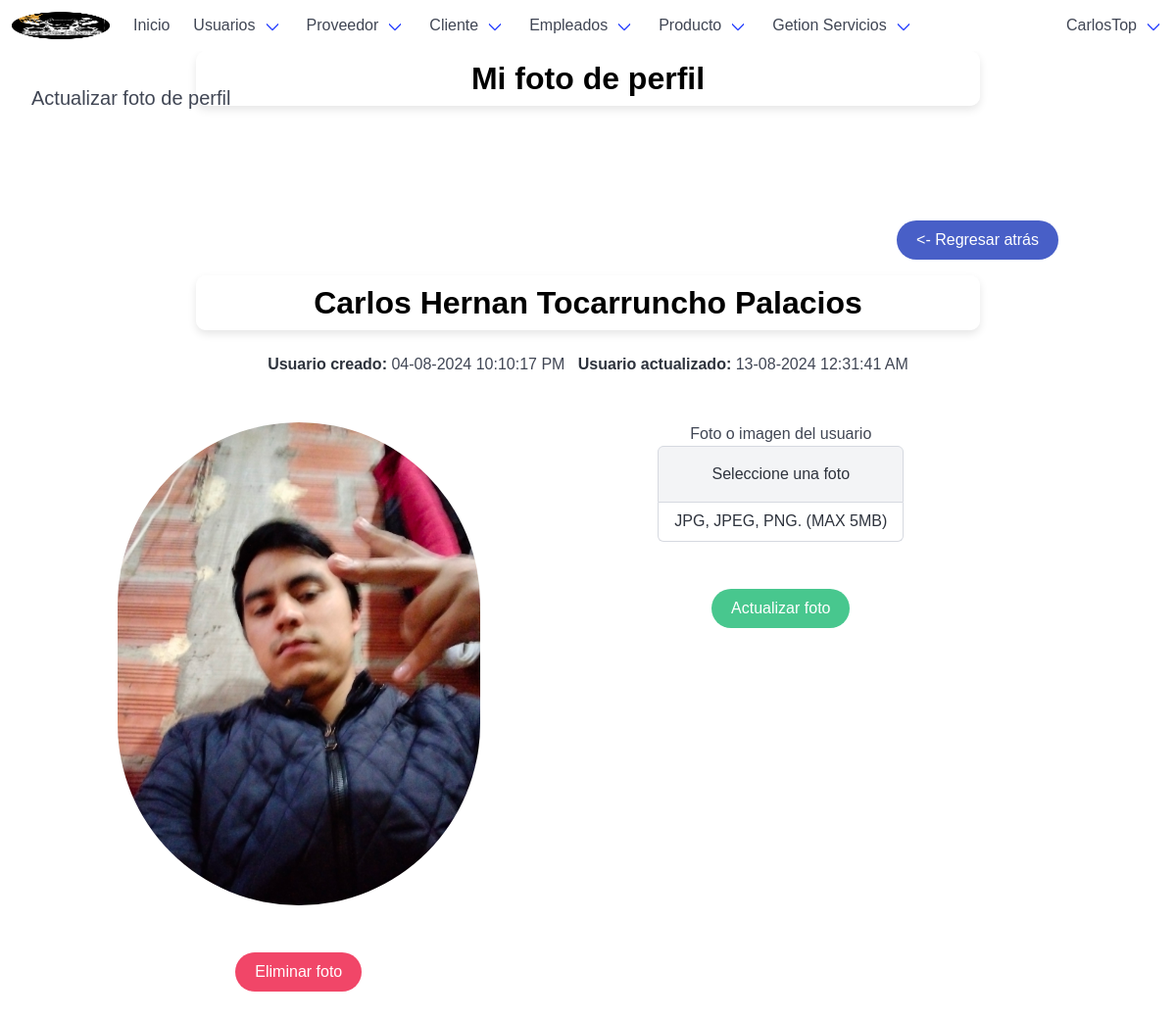
/userPhoto/1/ (signed in), run on the app's committed database.
### tables this page shows
CREATE TABLE `usuario` (
  `usuario_id` int(10) NOT NULL,
  `usuario_nombre` varchar(70) NOT NULL,
  `usuario_apellido` varchar(70) NOT NULL,
  `usuario_email` varchar(100) NOT NULL,
  `usuario_usuario` varchar(30) NOT NULL,
  `usuario_clave` varchar(200) NOT NULL,
  `usuario_foto` varchar(535) NOT NULL,
  `usuario_creado` timestamp NULL DEFAULT NULL,
  `usuario_actualizado` timestamp NULL DEFAULT NULL
);

### autoload.php (called while the page is built, shortened)
<?php
    spl_autoload_register(function($clase){
        $archivo=__DIR__."/".$clase.".php";
        $archivo=str_replace("\\","/",$archivo);
    });

### app/models/mainModel.php (called while the page is built, shortened)
<?php
    class mainModel {
        private $server = DB_SERVER;
        private $db = DB_NAME;
        private $user = DB_USER;
        private $pass = DB_PASS;
		public function conectar(){
            $conexion = new PDO("mysql:host=".$this->server.";dbname=".$this->db,$this->user,$this->pass);
			$conexion->exec("SET CHARACTER SET utf8");
			return $conexion;
        }
        public function limpiarCadena($cadena){
			$palabras=["<script>","</script>","<script src","<script type=","SELECT * FROM","SELECT "," SELECT ","DELETE FROM","INSERT INTO","DROP TABLE","DROP DATABASE","TRUNCATE TABLE","SHOW TABLES","SHOW DATABASES","<?php","?>","--","^","<",">","==","=",";","::"];
			$cadena=trim($cadena);
			$cadena=stripslashes($cadena);
			$cadena=trim($cadena);
			$cadena=stripslashes($cadena);
			return $cadena;
		}
        public function seleccionarDatos($tipo,$tabla,$campo,$id){
			$tipo=$this->limpiarCadena($tipo);
			$tabla=$this->limpiarCadena($tabla);
			$campo=$this->limpiarCadena($campo);
			$id=$this->limpiarCadena($id);
            if($tipo=="Unico"){
                $sql=$this->conectar()->prepare("SELECT * FROM $tabla WHERE $campo=:ID");
                $sql->bindParam(":ID",$id);
            }elseif($tipo=="Normal"){
                $sql=$this->conectar()->prepare("SELECT $campo FROM $tabla");
            }
            $sql->execute();
            return $sql;
		}
    }

### app/views/content/userPhoto-view.php (the view, shortened to what this page needs)
<div class="container is-fluid mb-6">
	<?php
		$id=$insLogin->limpiarCadena($url[1]);
		if($id==$_SESSION['id']){
	?>
	<h1 class="title">Mi foto de perfil</h1>
	<h2 class="subtitle">Actualizar foto de perfil</h2>
	<?php }else{ ?>
	<h1 class="title">Usuarios</h1>
	<h2 class="subtitle">Actualizar foto de perfil</h2>
	<?php } ?>
</div>
<div class="container pb-6 pt-6">
	<?php
		include "./app/views/inc/btn_back.php";
		$datos=$insLogin->seleccionarDatos("Unico","usuario","usuario_id",$id);
		if($datos->rowCount()==1){
			$datos=$datos->fetch();
	?>
	<h2 class="title has-text-centered"><?php echo $datos['usuario_nombre']." ".$datos['usuario_apellido']; ?></h2>
	<p class="has-text-centered pb-6"><?php echo "<strong>Usuario creado:</strong> ".date("d-m-Y  h:i:s A",strtotime($datos['usuario_creado']))." &nbsp; <strong>Usuario actualizado:</strong> ".date("d-m-Y  h:i:s A",strtotime($datos['usuario_actualizado'])); ?></p>
	<div class="columns">
		<div class="column is-two-fifths">
            <?php if(is_file("./app/views/fotos/".$datos['usuario_foto'])){ ?>
			<figure class="image mb-6">
                <img class="is-rounded" src="<?php echo APP_URL; ?>app/views/fotos/<?php echo $datos['usuario_foto']; ?>">
			</figure>
			<form class="FormularioAjax" action="<?php echo APP_URL; ?>app/ajax/usuarioAjax.php" method="POST" autocomplete="off" >
				<p class="has-text-centered">
					<button type="submit" class="button is-danger is-rounded">Eliminar foto</button>
				</p>
			</form>
			<?php }else{ ?>
			<figure class="image mb-6">
			  	<img class="is-rounded" src="<?php echo APP_URL; ?>app/views/fotos/default.png">
			</figure>
			<?php }?>
		</div>
		<div class="column">
			<form class="mb-6 has-text-centered FormularioAjax" action="<?php echo APP_URL; ?>app/ajax/usuarioAjax.php" method="POST" enctype="multipart/form-data" autocomplete="off" >
				<label>Foto o imagen del usuario</label><br>
				<div class="file has-name is-boxed is-justify-content-center mb-6">
				  	<label class="file-label">
						<span class="file-cta">
							<span class="file-label">
								Seleccione una foto
							</span>
						</span>
						<span class="file-name">JPG, JPEG, PNG. (MAX 5MB)</span>
					</label>
				</div>
				<p class="has-text-centered">
					<button type="submit" class="button is-success is-rounded">Actualizar foto</button>
				</p>
			</form>
		</div>
	</div>
	<?php
		}else{
			include "./app/views/inc/error_alert.php";
		}
	?>
</div>

### app/views/css/estilos.css (style rules this page uses)
body,html { height: 100%; width: 100%; }
.title { font-size: 48px; font-weight: bold; margin: 0; }
.subtitle { font-size: 24px; margin: 10px 0; }

### app/views/css/informationshop.css (style rules this page uses)
body { margin: 0; padding: 0; font-family: Arial, sans-serif; box-sizing: border-box; overflow-x: hidden; }
.title { text-align: center; color: black; background-color: rgba(255, 255, 255, 0.7); padding: 10px 20px; border-radius: 10px; box-shadow: 0 4px 8px rgba(0, 0, 0, 0.1); width: 100%; max-width: 800px; margin: 0 auto; }
h1 { font-size: 2em; }
h2, h3, h4 { font-size: 1.5em; }
p, ul, li { font-size: 1em; line-height: 1.4; }

### data on the page
usuario: usuario_nombre "Carlos Hernan", usuario_apellido "Tocarruncho Palacios", usuario_creado "04-08-2024 10:10:17 PM", usuario_actualizado "13-08-2024 12:31:41 AM", usuario_foto (picture)

### other printed values
$_SESSION['usuario'] "CarlosTop"
